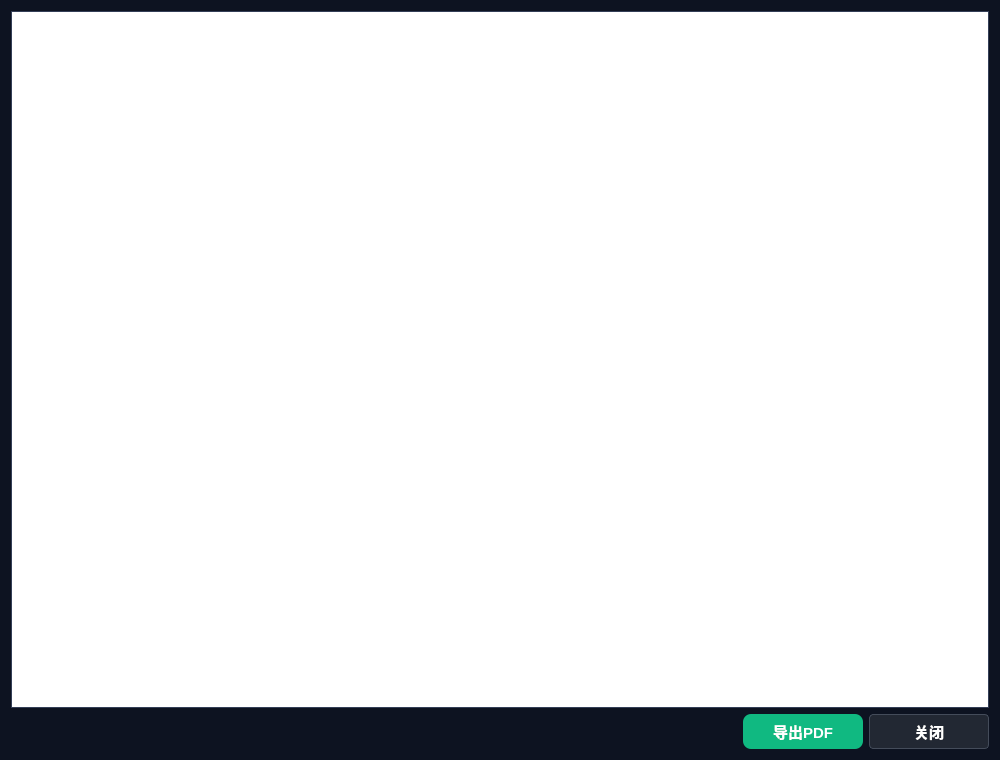
<?xml version="1.0" encoding="UTF-8"?>
<ui version="4.0">
 <class>PreviewReportDialogClass</class>
 <widget class="QDialog" name="PreviewReportDialogClass">
  <property name="geometry">
   <rect>
    <x>0</x>
    <y>0</y>
    <width>1000</width>
    <height>760</height>
   </rect>
  </property>
  <property name="minimumSize">
   <size>
    <width>800</width>
    <height>600</height>
   </size>
  </property>
  <property name="windowTitle">
   <string>报告预览</string>
  </property>
  <property name="styleSheet">
   <string notr="true">background-color: #0D1321;
color:#ffffff;</string>
  </property>
  <layout class="QVBoxLayout" name="verticalLayout">
   <item>
    <widget class="QTextBrowser" name="reportView">
     <property name="styleSheet">
      <string notr="true">background-color: #FFFFFF;
color: #000000;
border: 1px solid #343F57;</string>
     </property>
    </widget>
   </item>
   <item>
    <layout class="QHBoxLayout" name="horizontalLayout">
     <item>
      <spacer name="horizontalSpacer">
       <property name="orientation">
        <enum>Qt::Orientation::Horizontal</enum>
       </property>
       <property name="sizeHint" stdset="0">
        <size>
         <width>40</width>
         <height>20</height>
        </size>
       </property>
      </spacer>
     </item>
     <item>
      <widget class="QPushButton" name="pBExport">
       <property name="minimumSize">
        <size>
         <width>120</width>
         <height>35</height>
        </size>
       </property>
       <property name="font">
        <font>
         <pointsize>11</pointsize>
         <bold>true</bold>
        </font>
       </property>
       <property name="styleSheet">
        <string notr="true">QPushButton
{
	background-color:#10b981;
	color:#FFFFFF;
	border:none;
	border-radius:8px;
}
QPushButton:pressed
{
	background-color:#0b6e4f;
}</string>
       </property>
       <property name="text">
        <string>导出PDF</string>
       </property>
      </widget>
     </item>
     <item>
      <widget class="QPushButton" name="pBClose">
       <property name="minimumSize">
        <size>
         <width>120</width>
         <height>35</height>
        </size>
       </property>
       <property name="font">
        <font>
         <pointsize>11</pointsize>
         <bold>true</bold>
        </font>
       </property>
       <property name="styleSheet">
        <string notr="true">QPushButton
{
    background-color:#222833;
    color:white;
    border:1px solid #444c5a;
    border-radius:4px;
    padding:4px 12px;
}
QPushButton:hover
{
    border-color:#60a5fa;
}
QPushButton:pressed
{
    background-color:#303846;
}</string>
       </property>
       <property name="text">
        <string>关闭</string>
       </property>
      </widget>
     </item>
    </layout>
   </item>
  </layout>
 </widget>
 <resources/>
 <connections/>
</ui>
